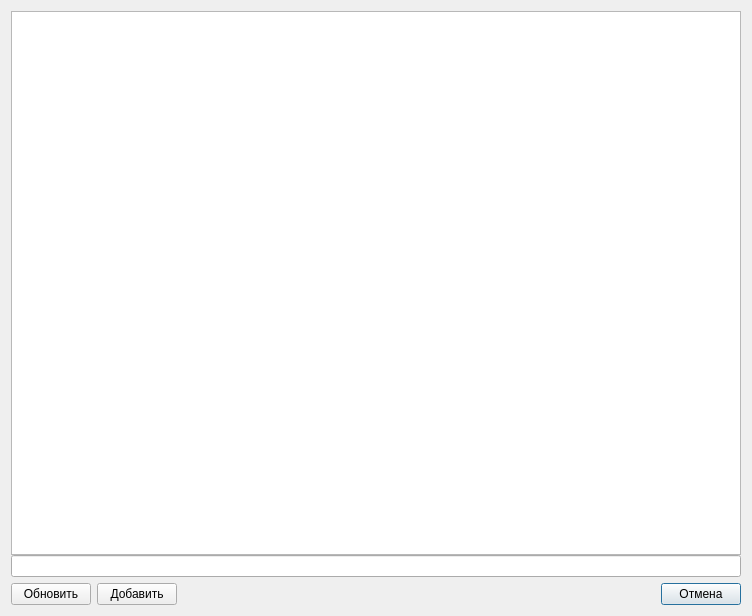
<?xml version="1.0" encoding="UTF-8"?>
<ui version="4.0">
 <class>DictView</class>
 <widget class="QDialog" name="DictView">
  <property name="geometry">
   <rect>
    <x>0</x>
    <y>0</y>
    <width>752</width>
    <height>616</height>
   </rect>
  </property>
  <property name="windowTitle">
   <string>Работа со словарями</string>
  </property>
  <layout class="QVBoxLayout" name="verticalLayout_2">
   <item>
    <layout class="QVBoxLayout" name="verticalLayout">
     <property name="spacing">
      <number>0</number>
     </property>
     <item>
      <widget class="QTableView" name="tView">
       <property name="showGrid">
        <bool>false</bool>
       </property>
       <attribute name="horizontalHeaderVisible">
        <bool>true</bool>
       </attribute>
       <attribute name="verticalHeaderVisible">
        <bool>false</bool>
       </attribute>
      </widget>
     </item>
     <item>
      <widget class="QLineEdit" name="leName"/>
     </item>
    </layout>
   </item>
   <item>
    <layout class="QHBoxLayout" name="horizontalLayout">
     <item>
      <widget class="QPushButton" name="pbUpdate">
       <property name="text">
        <string>Обновить</string>
       </property>
      </widget>
     </item>
     <item>
      <widget class="QPushButton" name="pbAppend">
       <property name="text">
        <string>Добавить</string>
       </property>
      </widget>
     </item>
     <item>
      <spacer name="horizontalSpacer">
       <property name="orientation">
        <enum>Qt::Horizontal</enum>
       </property>
       <property name="sizeHint" stdset="0">
        <size>
         <width>40</width>
         <height>20</height>
        </size>
       </property>
      </spacer>
     </item>
     <item>
      <widget class="QPushButton" name="pbCancel">
       <property name="text">
        <string>Отмена</string>
       </property>
       <property name="autoDefault">
        <bool>false</bool>
       </property>
       <property name="default">
        <bool>true</bool>
       </property>
      </widget>
     </item>
    </layout>
   </item>
  </layout>
 </widget>
 <tabstops>
  <tabstop>leName</tabstop>
  <tabstop>pbUpdate</tabstop>
  <tabstop>pbAppend</tabstop>
  <tabstop>pbCancel</tabstop>
 </tabstops>
 <resources/>
 <connections/>
</ui>
